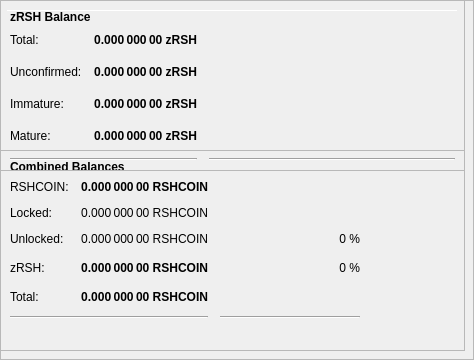
        <widget class="QFrame" name="frameObfuscation">
         <property name="minimumSize">
          <size>
           <width>0</width>
           <height>350</height>
          </size>
         </property>
         <property name="layoutDirection">
          <enum>Qt::LeftToRight</enum>
         </property>
         <property name="frameShape">
          <enum>QFrame::StyledPanel</enum>
         </property>
         <property name="frameShadow">
          <enum>QFrame::Raised</enum>
         </property>
         <widget class="QPushButton" name="runAutoDenom">
          <property name="geometry">
           <rect>
            <x>251</x>
            <y>17</y>
            <width>1</width>
            <height>1</height>
           </rect>
          </property>
          <property name="palette">
           <palette>
            <active>
             <colorrole role="WindowText">
              <brush brushstyle="SolidPattern">
               <color alpha="255">
                <red>0</red>
                <green>0</green>
                <blue>0</blue>
               </color>
              </brush>
             </colorrole>
             <colorrole role="Button">
              <brush brushstyle="SolidPattern">
               <color alpha="255">
                <red>239</red>
                <green>238</green>
                <blue>238</blue>
               </color>
              </brush>
             </colorrole>
             <colorrole role="Light">
              <brush brushstyle="SolidPattern">
               <color alpha="255">
                <red>255</red>
                <green>255</green>
                <blue>255</blue>
               </color>
              </brush>
             </colorrole>
             <colorrole role="Midlight">
              <brush brushstyle="SolidPattern">
               <color alpha="255">
                <red>247</red>
                <green>246</green>
                <blue>246</blue>
               </color>
              </brush>
             </colorrole>
             <colorrole role="Dark">
              <brush brushstyle="SolidPattern">
               <color alpha="255">
                <red>119</red>
                <green>119</green>
                <blue>119</blue>
               </color>
              </brush>
             </colorrole>
             <colorrole role="Mid">
              <brush brushstyle="SolidPattern">
               <color alpha="255">
                <red>159</red>
                <green>159</green>
                <blue>159</blue>
               </color>
              </brush>
             </colorrole>
             <colorrole role="Text">
              <brush brushstyle="SolidPattern">
               <color alpha="255">
                <red>0</red>
                <green>0</green>
                <blue>0</blue>
               </color>
              </brush>
             </colorrole>
             <colorrole role="BrightText">
              <brush brushstyle="SolidPattern">
               <color alpha="255">
                <red>255</red>
                <green>255</green>
                <blue>255</blue>
               </color>
              </brush>
             </colorrole>
             <colorrole role="ButtonText">
              <brush brushstyle="SolidPattern">
               <color alpha="255">
                <red>0</red>
                <green>0</green>
                <blue>0</blue>
               </color>
              </brush>
             </colorrole>
             <colorrole role="Base">
              <brush brushstyle="SolidPattern">
               <color alpha="255">
                <red>255</red>
                <green>255</green>
                <blue>255</blue>
               </color>
              </brush>
             </colorrole>
             <colorrole role="Window">
              <brush brushstyle="SolidPattern">
               <color alpha="255">
                <red>239</red>
                <green>238</green>
                <blue>238</blue>
               </color>
              </brush>
             </colorrole>
             <colorrole role="Shadow">
              <brush brushstyle="SolidPattern">
               <color alpha="255">
                <red>0</red>
                <green>0</green>
                <blue>0</blue>
               </color>
              </brush>
             </colorrole>
             <colorrole role="AlternateBase">
              <brush brushstyle="SolidPattern">
               <color alpha="255">
                <red>247</red>
                <green>246</green>
                <blue>246</blue>
               </color>
              </brush>
             </colorrole>
             <colorrole role="ToolTipBase">
              <brush brushstyle="SolidPattern">
               <color alpha="255">
                <red>255</red>
                <green>255</green>
                <blue>220</blue>
               </color>
              </brush>
             </colorrole>
             <colorrole role="ToolTipText">
              <brush brushstyle="SolidPattern">
               <color alpha="255">
                <red>0</red>
                <green>0</green>
                <blue>0</blue>
               </color>
              </brush>
             </colorrole>
            </active>
            <inactive>
             <colorrole role="WindowText">
              <brush brushstyle="SolidPattern">
               <color alpha="255">
                <red>0</red>
                <green>0</green>
                <blue>0</blue>
               </color>
              </brush>
             </colorrole>
             <colorrole role="Button">
              <brush brushstyle="SolidPattern">
               <color alpha="255">
                <red>239</red>
                <green>238</green>
                <blue>238</blue>
               </color>
              </brush>
             </colorrole>
             <colorrole role="Light">
              <brush brushstyle="SolidPattern">
               <color alpha="255">
                <red>255</red>
                <green>255</green>
                <blue>255</blue>
               </color>
              </brush>
             </colorrole>
             <colorrole role="Midlight">
              <brush brushstyle="SolidPattern">
               <color alpha="255">
                <red>247</red>
                <green>246</green>
                <blue>246</blue>
               </color>
              </brush>
             </colorrole>
             <colorrole role="Dark">
              <brush brushstyle="SolidPattern">
               <color alpha="255">
                <red>119</red>
                <green>119</green>
                <blue>119</blue>
               </color>
              </brush>
             </colorrole>
             <colorrole role="Mid">
              <brush brushstyle="SolidPattern">
               <color alpha="255">
                <red>159</red>
                <green>159</green>
                <blue>159</blue>
               </color>
              </brush>
             </colorrole>
             <colorrole role="Text">
              <brush brushstyle="SolidPattern">
               <color alpha="255">
                <red>0</red>
                <green>0</green>
                <blue>0</blue>
               </color>
              </brush>
             </colorrole>
             <colorrole role="BrightText">
              <brush brushstyle="SolidPattern">
               <color alpha="255">
                <red>255</red>
                <green>255</green>
                <blue>255</blue>
               </color>
              </brush>
             </colorrole>
             <colorrole role="ButtonText">
              <brush brushstyle="SolidPattern">
               <color alpha="255">
                <red>0</red>
                <green>0</green>
                <blue>0</blue>
               </color>
              </brush>
             </colorrole>
             <colorrole role="Base">
              <brush brushstyle="SolidPattern">
               <color alpha="255">
                <red>255</red>
                <green>255</green>
                <blue>255</blue>
               </color>
              </brush>
             </colorrole>
             <colorrole role="Window">
              <brush brushstyle="SolidPattern">
               <color alpha="255">
                <red>239</red>
                <green>238</green>
                <blue>238</blue>
               </color>
              </brush>
             </colorrole>
             <colorrole role="Shadow">
              <brush brushstyle="SolidPattern">
               <color alpha="255">
                <red>0</red>
                <green>0</green>
                <blue>0</blue>
               </color>
              </brush>
             </colorrole>
             <colorrole role="AlternateBase">
              <brush brushstyle="SolidPattern">
               <color alpha="255">
                <red>247</red>
                <green>246</green>
                <blue>246</blue>
               </color>
              </brush>
             </colorrole>
             <colorrole role="ToolTipBase">
              <brush brushstyle="SolidPattern">
               <color alpha="255">
                <red>255</red>
                <green>255</green>
                <blue>220</blue>
               </color>
              </brush>
             </colorrole>
             <colorrole role="ToolTipText">
              <brush brushstyle="SolidPattern">
               <color alpha="255">
                <red>0</red>
                <green>0</green>
                <blue>0</blue>
               </color>
              </brush>
             </colorrole>
            </inactive>
            <disabled>
             <colorrole role="WindowText">
              <brush brushstyle="SolidPattern">
               <color alpha="255">
                <red>119</red>
                <green>119</green>
                <blue>119</blue>
               </color>
              </brush>
             </colorrole>
             <colorrole role="Button">
              <brush brushstyle="SolidPattern">
               <color alpha="255">
                <red>239</red>
                <green>238</green>
                <blue>238</blue>
               </color>
              </brush>
             </colorrole>
             <colorrole role="Light">
              <brush brushstyle="SolidPattern">
               <color alpha="255">
                <red>255</red>
                <green>255</green>
                <blue>255</blue>
               </color>
              </brush>
             </colorrole>
             <colorrole role="Midlight">
              <brush brushstyle="SolidPattern">
               <color alpha="255">
                <red>247</red>
                <green>246</green>
                <blue>246</blue>
               </color>
              </brush>
             </colorrole>
             <colorrole role="Dark">
              <brush brushstyle="SolidPattern">
               <color alpha="255">
                <red>119</red>
                <green>119</green>
                <blue>119</blue>
               </color>
              </brush>
             </colorrole>
             <colorrole role="Mid">
              <brush brushstyle="SolidPattern">
               <color alpha="255">
                <red>159</red>
                <green>159</green>
                <blue>159</blue>
               </color>
              </brush>
             </colorrole>
             <colorrole role="Text">
              <brush brushstyle="SolidPattern">
               <color alpha="255">
                <red>119</red>
                <green>119</green>
                <blue>119</blue>
               </color>
              </brush>
             </colorrole>
             <colorrole role="BrightText">
              <brush brushstyle="SolidPattern">
               <color alpha="255">
                <red>255</red>
                <green>255</green>
                <blue>255</blue>
               </color>
              </brush>
             </colorrole>
             <colorrole role="ButtonText">
              <brush brushstyle="SolidPattern">
               <color alpha="255">
                <red>119</red>
                <green>119</green>
                <blue>119</blue>
               </color>
              </brush>
             </colorrole>
             <colorrole role="Base">
              <brush brushstyle="SolidPattern">
               <color alpha="255">
                <red>239</red>
                <green>238</green>
                <blue>238</blue>
               </color>
              </brush>
             </colorrole>
             <colorrole role="Window">
              <brush brushstyle="SolidPattern">
               <color alpha="255">
                <red>239</red>
                <green>238</green>
                <blue>238</blue>
               </color>
              </brush>
             </colorrole>
             <colorrole role="Shadow">
              <brush brushstyle="SolidPattern">
               <color alpha="255">
                <red>0</red>
                <green>0</green>
                <blue>0</blue>
               </color>
              </brush>
             </colorrole>
             <colorrole role="AlternateBase">
              <brush brushstyle="SolidPattern">
               <color alpha="255">
                <red>239</red>
                <green>238</green>
                <blue>238</blue>
               </color>
              </brush>
             </colorrole>
             <colorrole role="ToolTipBase">
              <brush brushstyle="SolidPattern">
               <color alpha="255">
                <red>255</red>
                <green>255</green>
                <blue>220</blue>
               </color>
              </brush>
             </colorrole>
             <colorrole role="ToolTipText">
              <brush brushstyle="SolidPattern">
               <color alpha="255">
                <red>0</red>
                <green>0</green>
                <blue>0</blue>
               </color>
              </brush>
             </colorrole>
            </disabled>
           </palette>
          </property>
          <property name="focusPolicy">
           <enum>Qt::NoFocus</enum>
          </property>
          <property name="autoFillBackground">
           <bool>true</bool>
          </property>
          <property name="text">
           <string/>
          </property>
          <property name="flat">
           <bool>true</bool>
          </property>
         </widget>
         <widget class="Line" name="line">
          <property name="geometry">
           <rect>
            <x>7</x>
            <y>10</y>
            <width>451</width>
            <height>1</height>
           </rect>
          </property>
          <property name="orientation">
           <enum>Qt::Horizontal</enum>
          </property>
         </widget>
         <widget class="QFrame" name="frame_3">
          <property name="geometry">
           <rect>
            <x>0</x>
            <y>150</y>
            <width>465</width>
            <height>201</height>
           </rect>
          </property>
          <property name="frameShape">
           <enum>QFrame::StyledPanel</enum>
          </property>
          <property name="frameShadow">
           <enum>QFrame::Raised</enum>
          </property>
          <layout class="QVBoxLayout" name="verticalLayout_5">
           <item>
            <layout class="QHBoxLayout" name="horizontalLayout_5" stretch="0">
             <item>
              <widget class="QLabel" name="label_5z">
               <property name="maximumSize">
                <size>
                 <width>16777215</width>
                 <height>20</height>
                </size>
               </property>
               <property name="font">
                <font>
                 <weight>75</weight>
                 <bold>true</bold>
                </font>
               </property>
               <property name="toolTip">
                <string>Combined Balances (including unconfirmed and immature coins)</string>
               </property>
               <property name="text">
                <string>&lt;html&gt;&lt;head/&gt;&lt;body&gt;&lt;p&gt;Combined Balances&lt;/p&gt;&lt;/body&gt;&lt;/html&gt;</string>
               </property>
              </widget>
             </item>
            </layout>
           </item>
           <item>
            <layout class="QGridLayout" name="gridLayout_3">
             <property name="spacing">
              <number>12</number>
             </property>
             <item row="7" column="0" colspan="2">
              <widget class="Line" name="lineSpendableBalance_3">
               <property name="orientation">
                <enum>Qt::Horizontal</enum>
               </property>
              </widget>
             </item>
             <item row="7" column="2">
              <widget class="Line" name="lineWatchBalance_3">
               <property name="sizePolicy">
                <sizepolicy hsizetype="Preferred" vsizetype="Fixed">
                 <horstretch>0</horstretch>
                 <verstretch>0</verstretch>
                </sizepolicy>
               </property>
               <property name="minimumSize">
                <size>
                 <width>140</width>
                 <height>0</height>
                </size>
               </property>
               <property name="orientation">
                <enum>Qt::Horizontal</enum>
               </property>
              </widget>
             </item>
             <item row="4" column="1">
              <widget class="QLabel" name="labelzBalancez">
               <property name="font">
                <font>
                 <weight>75</weight>
                 <bold>true</bold>
                </font>
               </property>
               <property name="cursor">
                <cursorShape>IBeamCursor</cursorShape>
               </property>
               <property name="toolTip">
                <string>Total of transactions that have yet to be confirmed, and do not yet count toward the spendable balance</string>
               </property>
               <property name="text">
                <string notr="true">0.000 000 00 RSHCOIN</string>
               </property>
               <property name="alignment">
                <set>Qt::AlignRight|Qt::AlignTrailing|Qt::AlignVCenter</set>
               </property>
               <property name="textInteractionFlags">
                <set>Qt::LinksAccessibleByMouse|Qt::TextSelectableByKeyboard|Qt::TextSelectableByMouse</set>
               </property>
              </widget>
             </item>
             <item row="6" column="1">
              <widget class="QLabel" name="labelTotalz">
               <property name="font">
                <font>
                 <weight>75</weight>
                 <bold>true</bold>
                </font>
               </property>
               <property name="cursor">
                <cursorShape>IBeamCursor</cursorShape>
               </property>
               <property name="toolTip">
                <string>Total Balance, including unconfirmed and immature coins.</string>
               </property>
               <property name="text">
                <string notr="true">0.000 000 00 RSHCOIN</string>
               </property>
               <property name="alignment">
                <set>Qt::AlignRight|Qt::AlignTrailing|Qt::AlignVCenter</set>
               </property>
               <property name="textInteractionFlags">
                <set>Qt::LinksAccessibleByMouse|Qt::TextSelectableByKeyboard|Qt::TextSelectableByMouse</set>
               </property>
              </widget>
             </item>
             <item row="4" column="3">
              <spacer name="horizontalSpacer_6">
               <property name="orientation">
                <enum>Qt::Horizontal</enum>
               </property>
               <property name="sizeHint" stdset="0">
                <size>
                 <width>40</width>
                 <height>20</height>
                </size>
               </property>
              </spacer>
             </item>
             <item row="6" column="0">
              <widget class="QLabel" name="labelTotalTextz">
               <property name="text">
                <string>Total:</string>
               </property>
              </widget>
             </item>
             <item row="1" column="0">
              <widget class="QLabel" name="labelBalanceTextz">
               <property name="text">
                <string>RSHCOIN:</string>
               </property>
              </widget>
             </item>
             <item row="1" column="1">
              <widget class="QLabel" name="labelBalancez">
               <property name="font">
                <font>
                 <weight>75</weight>
                 <bold>true</bold>
                </font>
               </property>
               <property name="cursor">
                <cursorShape>IBeamCursor</cursorShape>
               </property>
               <property name="toolTip">
                <string>Your current spendable balance</string>
               </property>
               <property name="text">
                <string notr="true">0.000 000 00 RSHCOIN</string>
               </property>
               <property name="alignment">
                <set>Qt::AlignRight|Qt::AlignTrailing|Qt::AlignVCenter</set>
               </property>
               <property name="textInteractionFlags">
                <set>Qt::LinksAccessibleByMouse|Qt::TextSelectableByKeyboard|Qt::TextSelectableByMouse</set>
               </property>
              </widget>
             </item>
             <item row="4" column="0">
              <widget class="QLabel" name="labelzBalanceTextz">
               <property name="toolTip">
                <string/>
               </property>
               <property name="text">
                <string>zRSH:</string>
               </property>
              </widget>
             </item>
             <item row="4" column="2">
              <widget class="QLabel" name="labelzRSHPercent">
               <property name="toolTip">
                <string>Current percentage of zRSH.
If AutoMint is enabled this percentage will settle around the configured AutoMint percentage (default = 10%)</string>
               </property>
               <property name="text">
                <string>0 %</string>
               </property>
               <property name="alignment">
                <set>Qt::AlignRight|Qt::AlignTrailing|Qt::AlignVCenter</set>
               </property>
              </widget>
             </item>
             <item row="6" column="2">
              <widget class="QLabel" name="label100Percent">
               <property name="text">
                <string/>
               </property>
               <property name="alignment">
                <set>Qt::AlignRight|Qt::AlignTrailing|Qt::AlignVCenter</set>
               </property>
              </widget>
             </item>
             <item row="2" column="1">
              <widget class="QLabel" name="labelLockedBalance">
               <property name="toolTip">
                <string>Locked RSHCOIN or Masternode collaterals. These are excluded from zRSH minting.</string>
               </property>
               <property name="text">
                <string>0.000 000 00 RSHCOIN</string>
               </property>
               <property name="alignment">
                <set>Qt::AlignRight|Qt::AlignTrailing|Qt::AlignVCenter</set>
               </property>
              </widget>
             </item>
             <item row="2" column="0">
              <widget class="QLabel" name="labelLockedBalanceText">
               <property name="toolTip">
                <string>Locked RSHCOIN or Masternode collaterals. These are excluded from zRSH minting.</string>
               </property>
               <property name="text">
                <string>Locked:</string>
               </property>
              </widget>
             </item>
             <item row="3" column="0">
              <widget class="QLabel" name="labelUnLockedBalanceText">
               <property name="toolTip">
                <string>Unlocked RSHCOINs. These can be used for zRSH minting.</string>
               </property>
               <property name="text">
                <string>Unlocked:</string>
               </property>
              </widget>
             </item>
             <item row="3" column="1">
              <widget class="QLabel" name="labelUnLockedBalance">
               <property name="toolTip">
                <string>Unlocked RSHCOINs. These can be used for zRSH minting.</string>
               </property>
               <property name="text">
                <string>0.000 000 00 RSHCOIN</string>
               </property>
               <property name="alignment">
                <set>Qt::AlignRight|Qt::AlignTrailing|Qt::AlignVCenter</set>
               </property>
              </widget>
             </item>
             <item row="3" column="2">
              <widget class="QLabel" name="labelRSHCOINPercent">
               <property name="text">
                <string>0 %</string>
               </property>
               <property name="alignment">
                <set>Qt::AlignRight|Qt::AlignTrailing|Qt::AlignVCenter</set>
               </property>
              </widget>
             </item>
            </layout>
           </item>
           <item>
            <spacer name="verticalSpacer">
             <property name="orientation">
              <enum>Qt::Vertical</enum>
             </property>
             <property name="sizeHint" stdset="0">
              <size>
               <width>20</width>
               <height>40</height>
              </size>
             </property>
            </spacer>
           </item>
          </layout>
         </widget>
         <widget class="QFrame" name="frame_4">
          <property name="geometry">
           <rect>
            <x>0</x>
            <y>0</y>
            <width>465</width>
            <height>171</height>
           </rect>
          </property>
          <property name="frameShape">
           <enum>QFrame::StyledPanel</enum>
          </property>
          <property name="frameShadow">
           <enum>QFrame::Raised</enum>
          </property>
          <layout class="QVBoxLayout" name="verticalLayout_7">
           <item>
            <layout class="QHBoxLayout" name="horizontalLayout_8" stretch="0">
             <item>
              <widget class="QLabel" name="label_5z_3">
               <property name="maximumSize">
                <size>
                 <width>16777215</width>
                 <height>20</height>
                </size>
               </property>
               <property name="font">
                <font>
                 <weight>75</weight>
                 <bold>true</bold>
                </font>
               </property>
               <property name="text">
                <string>zRSH Balance</string>
               </property>
              </widget>
             </item>
            </layout>
           </item>
           <item>
            <layout class="QGridLayout" name="gridLayout_5">
             <property name="spacing">
              <number>12</number>
             </property>
             <item row="4" column="0">
              <widget class="QLabel" name="labelzBalanceMatureText">
               <property name="toolTip">
                <string>Mature: more than 20 confirmation and more than 1 mints of the same denomination after it was minted.
These zRSH are spendable.</string>
               </property>
               <property name="text">
                <string>Mature:</string>
               </property>
              </widget>
             </item>
             <item row="5" column="0" colspan="2">
              <widget class="Line" name="lineSpendableBalance_5">
               <property name="orientation">
                <enum>Qt::Horizontal</enum>
               </property>
              </widget>
             </item>
             <item row="1" column="1">
              <widget class="QLabel" name="labelzBalance">
               <property name="font">
                <font>
                 <weight>75</weight>
                 <bold>true</bold>
                </font>
               </property>
               <property name="cursor">
                <cursorShape>IBeamCursor</cursorShape>
               </property>
               <property name="toolTip">
                <string>All available zRSH, unconfirmed and immature zRSH included.</string>
               </property>
               <property name="text">
                <string notr="true">0.000 000 00 zRSH</string>
               </property>
               <property name="alignment">
                <set>Qt::AlignRight|Qt::AlignTrailing|Qt::AlignVCenter</set>
               </property>
               <property name="textInteractionFlags">
                <set>Qt::LinksAccessibleByMouse|Qt::TextSelectableByKeyboard|Qt::TextSelectableByMouse</set>
               </property>
              </widget>
             </item>
             <item row="5" column="2">
              <widget class="Line" name="lineWatchBalance_5">
               <property name="sizePolicy">
                <sizepolicy hsizetype="Preferred" vsizetype="Fixed">
                 <horstretch>0</horstretch>
                 <verstretch>0</verstretch>
                </sizepolicy>
               </property>
               <property name="minimumSize">
                <size>
                 <width>140</width>
                 <height>0</height>
                </size>
               </property>
               <property name="orientation">
                <enum>Qt::Horizontal</enum>
               </property>
              </widget>
             </item>
             <item row="1" column="0">
              <widget class="QLabel" name="labelzBalanceText">
               <property name="toolTip">
                <string>All available zRSH, unconfirmed and immature zRSH included.</string>
               </property>
               <property name="text">
                <string>Total:</string>
               </property>
              </widget>
             </item>
             <item row="1" column="2">
              <spacer name="horizontalSpacer_8">
               <property name="orientation">
                <enum>Qt::Horizontal</enum>
               </property>
               <property name="sizeHint" stdset="0">
                <size>
                 <width>40</width>
                 <height>20</height>
                </size>
               </property>
              </spacer>
             </item>
             <item row="4" column="2">
              <spacer name="horizontalSpacer_4">
               <property name="orientation">
                <enum>Qt::Horizontal</enum>
               </property>
               <property name="sizeHint" stdset="0">
                <size>
                 <width>40</width>
                 <height>20</height>
                </size>
               </property>
              </spacer>
             </item>
             <item row="4" column="1">
              <widget class="QLabel" name="labelzBalanceMature">
               <property name="font">
                <font>
                 <weight>75</weight>
                 <bold>true</bold>
                </font>
               </property>
               <property name="toolTip">
                <string>Mature: more than 20 confirmation and more than 1 mints of the same denomination after it was minted.
These zRSH are spendable.</string>
               </property>
               <property name="text">
                <string>0.000 000 00 zRSH</string>
               </property>
               <property name="alignment">
                <set>Qt::AlignRight|Qt::AlignTrailing|Qt::AlignVCenter</set>
               </property>
              </widget>
             </item>
             <item row="2" column="0">
              <widget class="QLabel" name="labelzBalanceUnconfirmedText">
               <property name="toolTip">
                <string>Unconfirmed: less than 20 confirmations
Immature: confirmed, but less than 1 mints of the same denomination after it was minted</string>
               </property>
               <property name="text">
                <string>Unconfirmed:</string>
               </property>
              </widget>
             </item>
             <item row="2" column="1">
              <widget class="QLabel" name="labelzBalanceUnconfirmed">
               <property name="font">
                <font>
                 <weight>75</weight>
                 <bold>true</bold>
                </font>
               </property>
               <property name="toolTip">
                <string>Unconfirmed: less than 20 confirmations
Immature: confirmed, but less than 1 mints of the same denomination after it was minted</string>
               </property>
               <property name="text">
                <string>0.000 000 00 zRSH</string>
               </property>
               <property name="alignment">
                <set>Qt::AlignRight|Qt::AlignTrailing|Qt::AlignVCenter</set>
               </property>
              </widget>
             </item>
             <item row="2" column="2">
              <spacer name="horizontalSpacer_5">
               <property name="orientation">
                <enum>Qt::Horizontal</enum>
               </property>
               <property name="sizeHint" stdset="0">
                <size>
                 <width>40</width>
                 <height>20</height>
                </size>
               </property>
              </spacer>
             </item>
             <item row="3" column="0">
              <widget class="QLabel" name="labelzBalanceImmatureText">
               <property name="toolTip">
                <string>Unconfirmed: less than 20 confirmations
Immature: confirmed, but less than 1 mints of the same denomination after it was minted</string>
               </property>
               <property name="text">
                <string>Immature:</string>
               </property>
              </widget>
             </item>
             <item row="3" column="1">
              <widget class="QLabel" name="labelzBalanceImmature">
               <property name="font">
                <font>
                 <weight>75</weight>
                 <bold>true</bold>
                </font>
               </property>
               <property name="toolTip">
                <string>Unconfirmed: less than 20 confirmations
Immature: confirmed, but less than 1 mints of the same denomination after it was minted</string>
               </property>
               <property name="text">
                <string>0.000 000 00 zRSH</string>
               </property>
               <property name="alignment">
                <set>Qt::AlignRight|Qt::AlignTrailing|Qt::AlignVCenter</set>
               </property>
              </widget>
             </item>
             <item row="3" column="2">
              <spacer name="horizontalSpacer_7">
               <property name="orientation">
                <enum>Qt::Horizontal</enum>
               </property>
               <property name="sizeHint" stdset="0">
                <size>
                 <width>40</width>
                 <height>20</height>
                </size>
               </property>
              </spacer>
             </item>
            </layout>
           </item>
          </layout>
         </widget>
        </widget>
